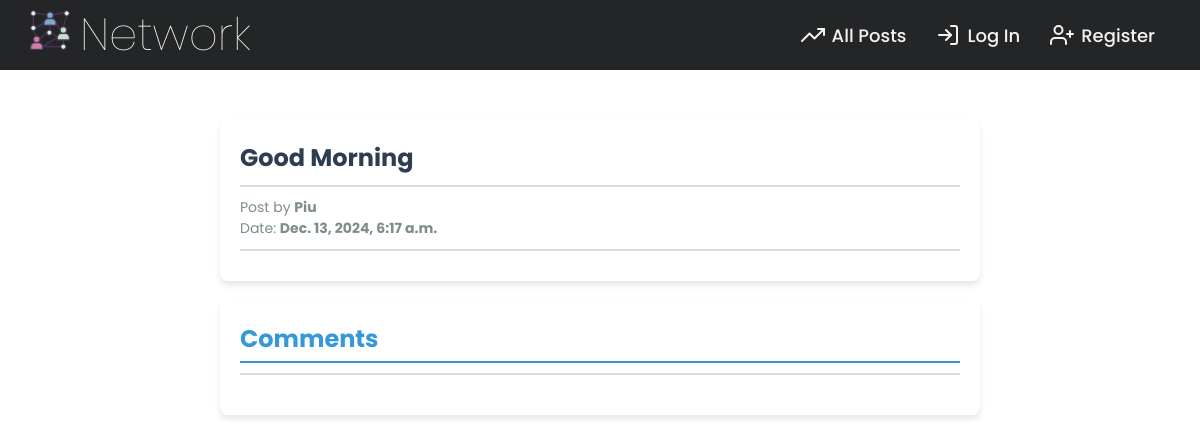
/comments/2/, run on an earlier commit of the app's database.
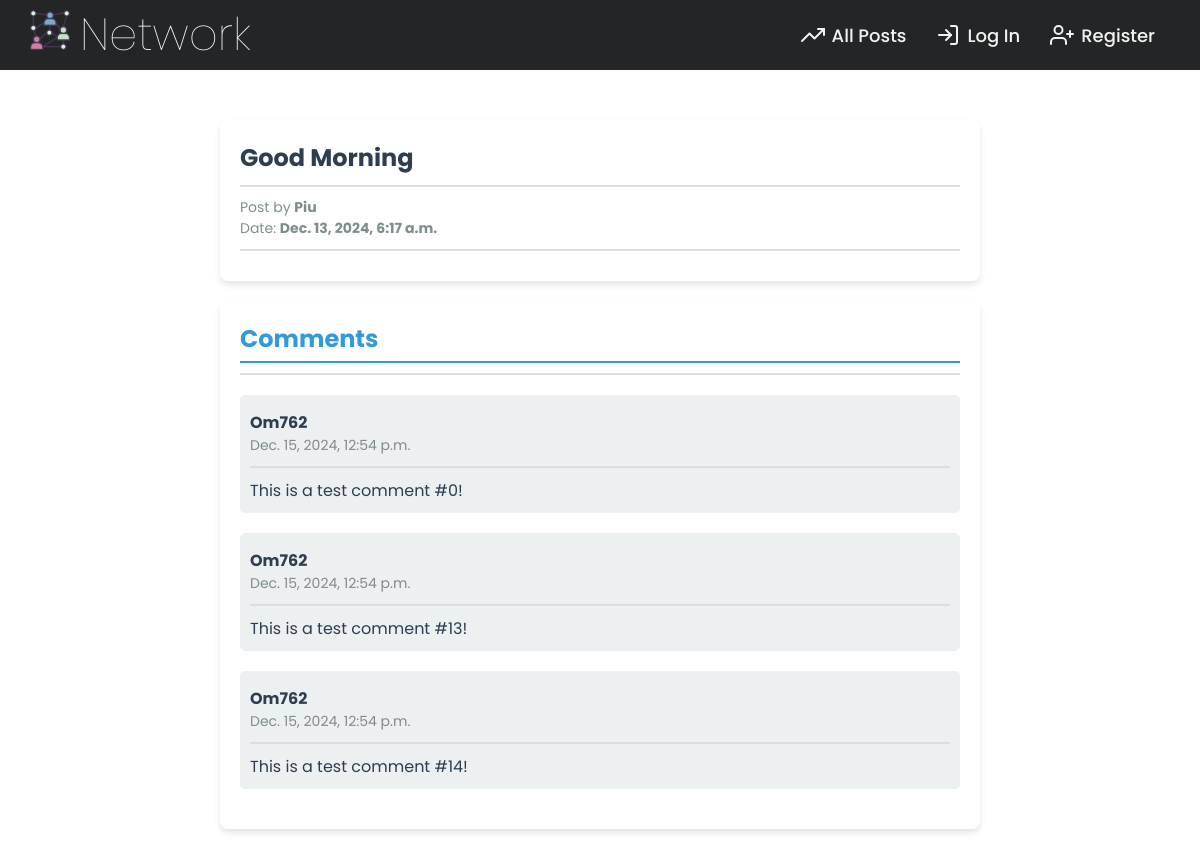
And on a later commit of the database.
### network/models.py (models this page shows, shortened)
class Post(models.Model):
    poster = models.ForeignKey("network.User", verbose_name=_("Post by"), on_delete=models.CASCADE, related_name='posts')
    content = models.TextField(_("Content"))
    liked_by = models.ManyToManyField("network.User", verbose_name=_("Liked by"))
    post_at = models.DateTimeField(_("Post Date"), auto_now=True)
    update_at = models.DateField(_("Last Update"), auto_now_add=True)

class User(AbstractUser):
    color = models.CharField(max_length=7, default=generate_random_color)

class Comment(models.Model):
    comment_on = models.ForeignKey("network.Post", verbose_name=_("Post"), on_delete=models.CASCADE, related_name='comments')
    commenter = models.ForeignKey("network.User", verbose_name=_("Commenter"), on_delete=models.CASCADE, related_name='comments')
    comment = models.TextField(_("Comment"))
    commented_at = models.DateTimeField(_("Comment Date"), auto_now=True)

### network/views.py (the view)
# urls.py: path('comments/<int:post_id>/', views.view_comments, name="view_comments")
def view_comments(request, post_id):
    if not Post.objects.filter(id=post_id).exists():
        return HttpResponse(f"There is such Post with id: {post_id}")
    post = Post.objects.get(id=post_id)
    comments = Comment.objects.filter(comment_on=post)
    return render(request, "network/comments.html", {
        "comments": comments,
        "post": post
    })

### network/templates/network/comments.html (shortened to what this page needs)
{% extends "network/layout.html" %}
{% load static %}
{% block head %}
  <link rel="stylesheet" href="{% static 'network/comments.css' %}">
{% endblock %}
{% block body %}
<div class="post">
  <h1>{{ post.content }}</h1>
  <hr>
  <div class="post-info">
    Post by <span>{{ post.poster }}</span>
    <br>
    Date: <span>{{ post.post_at }}</span>
    <hr>
</div>
</div>
<div class="comment-section">
  <h1>Comments</h1>
  <hr>
  <div class="comments">
  {% for comment in comments %}
  <div class="comment">
    <div class="comment-info">
      <span>{{ comment.commenter }}</span> <p>{{ comment.commented_at }}</p>
      <hr>
    </div>
    <span>
      {{ comment.comment }}
    </span>
  </div>
  {% endfor %}
  </div>
</div>
{% endblock %}

### network/templates/network/layout.html (shortened to what this page needs)
{% load static %}
<!DOCTYPE html>
<html lang="en">
  <head>
    <link href="{% static 'network/styles.css' %}" rel="stylesheet" />
    {% block head %}{% endblock %}
  </head>
  <body>
    <nav>
      <div class="navdiv">
        <div id="logo"><a href="/"><img src="{% static 'network/img/network_logo.png' %}" alt="Network logo" /><span>Network</span></a></div>
        <ul class="nav-links">
          <li><a href="#"><i data-feather="trending-up"></i><span>All Posts</span></a></li>
          {% if user.is_authenticated %}
            <li><a href="#"><i data-feather="users"></i><span>Following</span></a></li>
            <li>
              <a class="desktop" href="#"><i data-feather="user"></i><span><strong>{{ user.username }}</strong></span></a>
              <input type="checkbox" id="showDrop">
              <label for="showDrop" class="mobile"><i data-feather="user"></i><span><strong>{{ user.username }}</strong></span></label>
              <ul class="drop-menu">
                <li><a class="nav-link" href="#"><i data-feather="user"></i><span><strong>Profile</strong></span></a></li>
                <li><a class="nav-link" href="{% url 'logout' %}"><i data-feather="log-out"></i><span><strong>Logout</strong></span></a></li>
              </ul>
            </li>
          {% else %}
            <li class="nav-item">
              <a class="nav-link" href="{% url 'login' %}">
                <i data-feather="log-in"></i>
                <span>Log In</span>
              </a>
            </li>
            <li class="nav-item">
              <a class="nav-link" href="{% url 'register' %}">
                <i data-feather="user-plus"></i>
                <span>Register</span>
              </a>
            </li>
          {% endif %}
        </ul>
      </div>
    </nav>
    <div class="body">
      {% block body %}
      {% endblock %}
    </div>
  </body>
</html>

### network/static/network/styles.css (style rules this page uses)
* { margin: 0; padding: 0; box-sizing: border-box; font-family: 'Poppins', sans-serif; }
nav { position: fixed; z-index: 99; width: 100%; background-color: #242526; }
nav .navdiv { position: relative; max-width: 1300px; padding: 0px 30px; height: 70px; margin: auto; display: flex; align-items: center; justify-content: space-between; }
#logo { width: auto; height: 100%; display: flex; align-items: center; justify-content: center; }
#logo a { color: #f2f2f2; font-size: 30px; font-weight: 100; text-decoration: none; }
#logo img { height: 40px; max-width: 100%; object-fit: contain; }
#logo span { margin: 0 10px; padding: 0; font-size: 45px; font-weight: 100; }
.navdiv .nav-links { display: inline-flex; }
.nav-links li { list-style: none; }
.nav-links li a { display: flex; align-items: center; color: #f2f2f2; color: #f2f2f2; text-decoration: none; font-size: 18px; font-weight: 500; padding: 9px 15px; border-radius: 5px; transition: all 0.3s ease; }
svg { margin-right: 5px; }
.nav-links li a span { margin-left: 2px; }
.body { padding-top: 100px; max-width: 800px; margin: auto; padding-bottom: 100px; }
.body { scroll-behavior: smooth; scroll-padding-top: 1000px; }

### network/static/network/comments.css (style rules this page uses)
.post { background-color: #ffffff; border-radius: 8px; margin: 20px; padding: 20px; box-shadow: 0 4px 6px rgba(0, 0, 0, 0.1); }
.post h1 { color: #2c3e50; font-size: 24px; margin-bottom: 10px; }
.post-info { color: #7f8c8d; font-size: 14px; }
.post-info span { font-weight: bold; }
hr { border: 1px solid #ddd; margin: 10px 0; }
.comment-section { margin: 20px; background-color: #ffffff; border-radius: 8px; padding: 20px; box-shadow: 0 4px 6px rgba(0, 0, 0, 0.1); }
.comment-section h1 { color: #3498db; font-size: 24px; border-bottom: 2px solid #3498db; padding-bottom: 5px; }
.comments { margin-top: 20px; }
.comment { margin-bottom: 20px; padding: 10px; background-color: #ecf0f1; border-radius: 5px; transition: background-color 0.3s ease; }
.comment-info { font-size: 14px; color: #7f8c8d; }
.comment-info span { font-weight: bold; color: #34495e; }
.comment span { display: block; font-size: 16px; color: #2c3e50; margin-top: 5px; }

What changed in the data, as far as the page shows it:
added Comment: commenter "Om762", commented_at "Dec. 15, 2024, 12:54 p.m.", comment "This is a test comment #0!"
added Comment: commenter "Om762", commented_at "Dec. 15, 2024, 12:54 p.m.", comment "This is a test comment #13!"
added Comment: commenter "Om762", commented_at "Dec. 15, 2024, 12:54 p.m.", comment "This is a test comment #14!"
